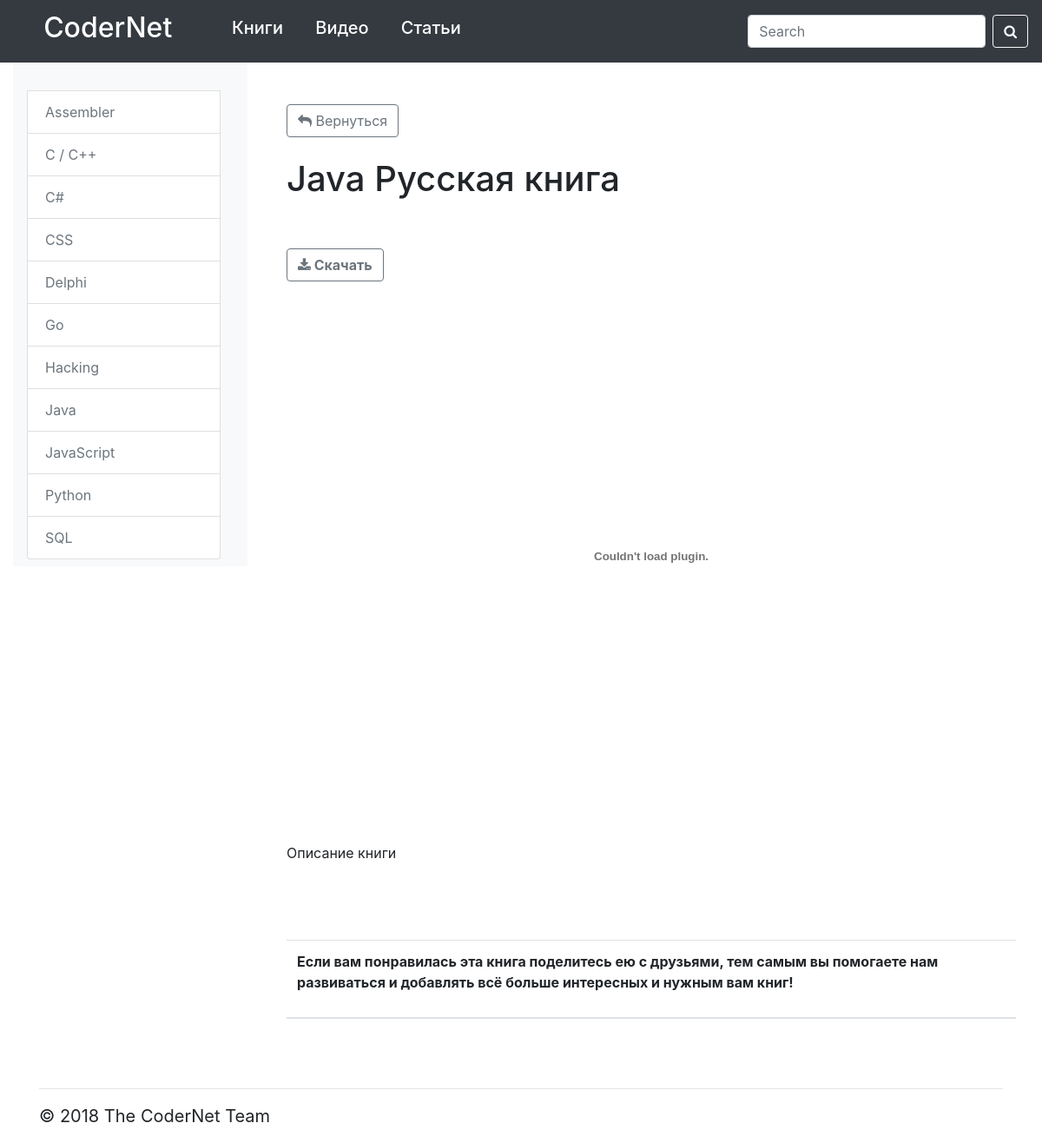
Page /books/java/java_russian/ on the committed database.
### booklist/models.py (models this page shows, shortened)
class Category(models.Model):
    title = models.CharField(max_length=200, db_index=True)
    slug = models.SlugField(max_length=200, db_index=True, unique=True)
    desc_for_find_cat = models.TextField(blank=True, db_index=True, verbose_name='Описание для поиска')
    keywords_cat = models.CharField(max_length=200, blank=True, verbose_name='Кейвордс')
    def get_absolute_url(self):
        return reverse('category_detail_url', kwargs={'slug': self.slug})
    class Meta:
        verbose_name = 'Категория'
        verbose_name_plural = 'Категории'
        ordering = ['title']

class Book(models.Model):
    title = models.CharField(max_length=200, db_index=True, verbose_name='Название')
    slug = models.SlugField(max_length=200, db_index=True, unique=True, verbose_name='Ссылка')
    description = models.TextField(blank=True, db_index=True, verbose_name='Описание')
    desc_for_find = models.TextField(blank=True, db_index=True, verbose_name='Описание для поиска')
    keywords = models.CharField(max_length=200, blank=True, verbose_name='Кейвордс')
    category = models.ManyToManyField('Category', related_name='books', verbose_name='Категория')
    lang_category = models.IntegerField(choices=CATEGORIES, default=1, db_index=True, verbose_name='Язык')
    book_file = models.FileField(upload_to=generate_filename, null=True, blank=True, verbose_name='Файл PDF')
    img_file = models.ImageField(upload_to=generate_filename_jpg, null=True, blank=True, verbose_name='IMG')
    class Meta:
        verbose_name = 'Книга'
        verbose_name_plural = 'Книги'

### booklist/views.py (the view)
# urls.py: path('<cat_name>/<slug>/', BookDetail.as_view(), name='book_detail_url'),
class BookDetail(ObjectDetailMixin, View):
    model = Book
    template = 'booklist/book_detail.html'

### booklist/utils.py (called while the page is built)
    def get(self, request, **kwargs):
        obj = get_object_or_404(self.model, slug=kwargs['slug'])
        context = {
            self.model.__name__.lower(): obj,
            'categories': Category.objects.all()
        }
        return render(request, self.template, context=context)

### booklist/templates/booklist/book_detail.html (shortened to what this page needs)
{% extends 'booklist/booklist.html' %}
{% block content %}
<div class="col-sm"><br/>
<a href="#" class="btn btn-outline-secondary " onclick="history.back();"><i class="fa fa-reply" aria-hidden="true"></i></i>&nbsp;Вернуться</a><br/>
<br/>
<h1>{{ book.title }}</h1>
<br/>
<br/>
<p><a href="{{ book.book_file.url }}" target="_blank" download="" class="btn btn-outline-secondary"><i class="fa fa-download" aria-hidden="true"></i><b>&nbsp;Скачать</b></a></p>
{% if book.book_file %}
<object data="{{ book.book_file.url }}" type="application/pdf" width="100%" height="600px"></object>
{% endif %}
<br/><br/>
<p>{{ book.description }}</p>
<br/><br/><br/>
<table class="table">
<thead>
<tr>
<th scope="row"><p>Если вам понравилась эта книга поделитесь ею с друзьями, тем самым вы помогаете нам развиваться и добавлять всё больше интересных и нужным вам книг!</p>
</th>
</thead>
</table>
<br/>
 </div>
{% endblock %}

### booklist/templates/booklist/panel.html (shortened to what this page needs)
<div class="col-sm-3">
    <nav class="navbar navbar-expand-lg navbar-light bg-light rounded">
        <div class="collapse navbar-collapse justify-content-md-center" id="navbarsExample10">
            <div class="list-group col-sm-12">
                <br/>
                {% for category in categories %}
                    <a href="{{ category.get_absolute_url }}" class="list-group-item disabled">{{ category.title }}</a>
                {% endfor %}
            </div>
        </div>
    </nav>
</div>

### rows in the picture
Category: title "Assembler"
Category: title "C / C++"
Category: title "C#"
Category: title "CSS"
Category: title "Delphi"
Category: title "Go"
Category: title "Hacking"
Category: title "Java"
Category: title "JavaScript"
Category: title "Python"
Category: title "SQL"
Book: title "Java Русская книга", description "Описание книги"
